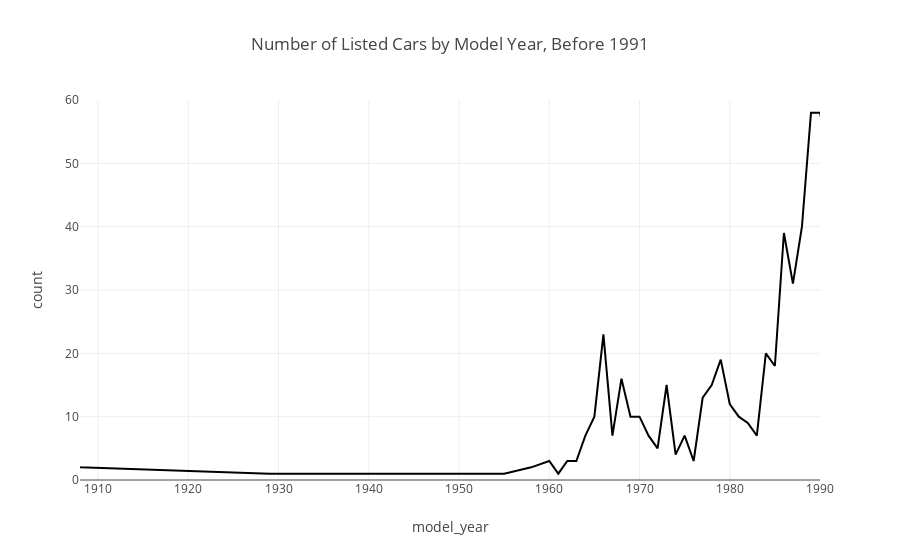

Here is the notebook cell this chart was saved with:
### Code cell
count_vs_model_year_old_fig = px.line(model_year_agg, x='model_year', y='count', range_x=[1908,1990], range_y=[0,60], title='Number of Listed Cars by Model Year, Before 1991')
count_vs_model_year_old_fig.show()

### Figure 1 — Plotly figure (JSON) as saved in the notebook; plotly's stock layout.template omitted (floating-point values rounded to 4 significant figures)
{"data": [{"hovertemplate": "model_year=%{x}<br>count=%{y}<extra></extra>", "legendgroup": "", "line": {"color": "#000001", "dash": "solid"}, "marker": {"symbol": "circle"}, "mode": "lines", "name": "", "orientation": "v", "showlegend": false, "type": "scatter", "x": [1, 1908, 1929, 1936, 1948, 1949, 1954, 1955, 1958, 1960, 1961, 1962, 1963, 1964, 1965, 1966, 1967, 1968, 1969, 1970, 1971, 1972, 1973, 1974, 1975, 1976, 1977, 1978, 1979, 1980, 1981, 1982, 1983, 1984, 1985, 1986, 1987, 1988, 1989, 1990, 1991, 1992, 1993, 1994, 1995, 1996, 1997, 1998, 1999, 2000, 2001, 2002, 2003, 2004, 2005, 2006, 2007, 2008, 2009, 2010, 2011, 2012, 2013, 2014, 2015, 2016, 2017, 2018, 2019], "xaxis": "x", "y": [3619, 2, 1, 1, 1, 1, 1, 1, 2, 3, 1, 3, 3, 7, 10, 23, 7, 16, 10, 10, 7, 5, 15, 4, 7, 3, 13, 15, 19, 12, 10, 9, 7, 20, 18, 39, 31, 40, 58, 58, 51, 57, 108, 118, 184, 189, 327, 378, 546, 709, 845, 1037, 1437, 1722, 2025, 2234, 2643, 2924, 2079, 2691, 3375, 3468, 3549, 3448, 3323, 2954, 2419, 2193, 380], "yaxis": "y"}], "layout": {"legend": {"tracegroupgap": 0}, "title": {"text": "Number of Listed Cars by Model Year, Before 1991"}, "xaxis": {"anchor": "y", "domain": [0, 1], "range": [1908, 1990], "title": {"text": "model_year"}}, "yaxis": {"anchor": "x", "domain": [0, 1], "range": [0, 60], "title": {"text": "count"}}}}
